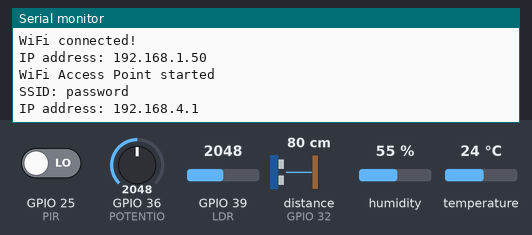
A sketch run on a simulated ESP32. Parts: the last lines printed to the serial monitor. Wiring (inferred from the names in the program): ultrasonic range finder: trigger GPIO 27; echo GPIO 32. The test bench sets the inputs (shaded band); at power-on: distance to the obstacle (sensor on GPIO 32) 80 cm, humidity 55 %, GPIO 36 (POTENTIO) = 2048, GPIO 39 (LDR) = 2048, GPIO 25 (PIR) LOW, temperature 24 °C. The echo pulse lasts 58.3 µs per cm; WiFi joins after 1.5 s; servers stay silent unless stated.

Above: at 2.7 s.
2.8 s: distance to the obstacle (sensor on GPIO 32) set to 2 cm
At 4.5 s:
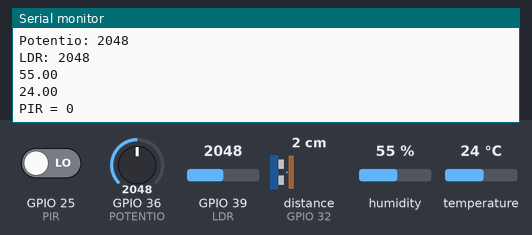
17.2 s: humidity set to 22 %
At 21.08 s:
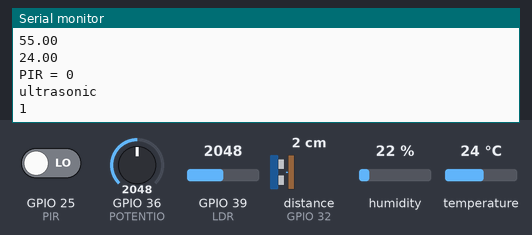
31.6 s: GPIO 36 (POTENTIO) set to 2866
At 39.8 s:
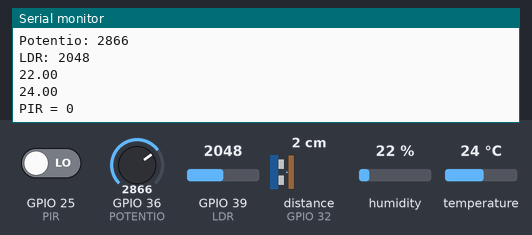
46.0 s: GPIO 39 (LDR) set to 2866
At 55.73 s:
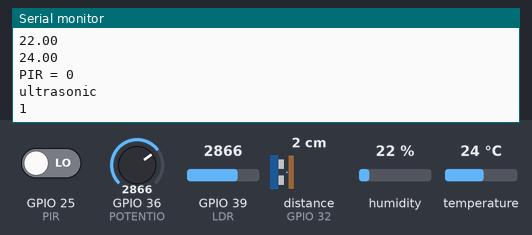
60.4 s: GPIO 25 (PIR) driven HIGH
At 73.9 s:
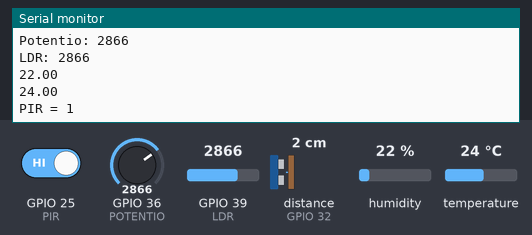
Timing chart, 0 to 75.4 s (numbered marks = the images above; inputs shaded):
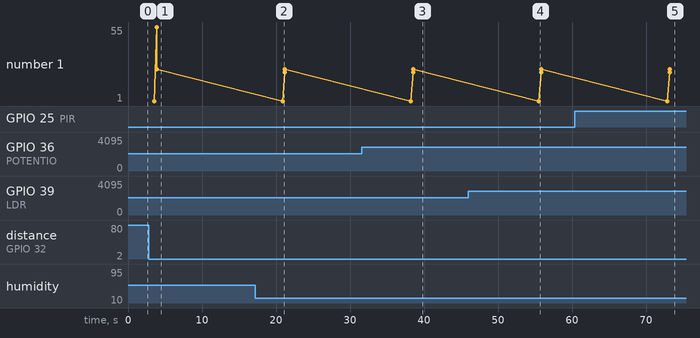

Measured:
- after the input at 2.8 s, the serial monitor: prints a new line after 0.76 s (image 1)
- after the input at 31.6 s, the serial monitor: prints a new line after 6.9 s (image 3)
- after the input at 60.4 s, the serial monitor: prints a new line after 12.8 s (image 5)

The sketch:

INDUSTRIALMACHINESTATEMONITORINGSYSTEM.ino
```cpp
#include "ThingSpeak.h"
#include <WiFi.h>
#include "DHT.h"
// #define WIFI_NAME "testwifi"
// #define WIFI_PASSWORD "00000000"

// Replace with your network credentials
#define TRIGGER 27
#define ECHO 32
#define CHANNEL_ID 3342402
#define API_KEY "ZR0ST5TYV8E07CZA"
#define POTENTIO 36
#define LDR 39
#define DHTPIN 14
#define DHTTYPE DHT11
DHT dht(DHTPIN,DHTTYPE);
#define PIR 25


const char* ssid = "testwifi";
const char* password = "00000000";
const char *ssid1= "password";
const char *password1 = "12345678";

WiFiClient client;


void setup() {
  Serial.begin(9600);

  // Start Wi-Fi in station mode
  WiFi.mode(WIFI_STA);
  WiFi.begin(ssid, password);

  Serial.println("Connecting to WiFi...");

  // Wait for connection
  while (WiFi.status() != WL_CONNECTED) {
    delay(500);
    Serial.print(".");
  }

  // Connected
  Serial.println("");
  Serial.println("WiFi connected!");
  Serial.print("IP address: ");
  Serial.println(WiFi.localIP());


  WiFi.softAP(ssid1, password1);

  Serial.println("WiFi Access Point started");
  Serial.print("SSID: ");
  Serial.println(ssid1);
  Serial.print("IP address: ");
  Serial.println(WiFi.softAPIP());

   ThingSpeak.begin(client);


   pinMode(TRIGGER,OUTPUT);
   pinMode(ECHO,INPUT);
   pinMode(POTENTIO,INPUT);
   pinMode(PIR,INPUT);

   dht.begin();


}

void loop()
{
  // You can add code here to run once Wi-Fi is connected

 delay(2000);
  digitalWrite(TRIGGER,LOW);
   delayMicroseconds(2);
   digitalWrite(TRIGGER,HIGH);
   delayMicroseconds(10);
   digitalWrite(TRIGGER,LOW);
//digitalWrite(ECHO,HIGH);
   int duration=pulseIn(ECHO,HIGH);
   duration=(duration*0.034)/2;
    Serial.println("ultrasonic");
   Serial.println(duration);
   ThingSpeak.setField(1,duration);

   int ret1=ThingSpeak.writeFields(CHANNEL_ID,API_KEY);
   if(ret1==200)
   {
    Serial.println("uploaded successfull");
   }
   else
   {
    Serial.println("error");
   }

   int result=analogRead(POTENTIO);
   ThingSpeak.setField(2,result);
   Serial.print("Potentio: ");
   Serial.println(result);


   int ldresult=analogRead(LDR);
   ThingSpeak.setField(3,ldresult);
   Serial.print("LDR: ");
   Serial.println(ldresult);

   float humidity=dht.readHumidity();
   float temperature=dht.readTemperature();
   ThingSpeak.setField(4,temperature);
   ThingSpeak.setField(5,humidity);

   if(isnan(humidity)||isnan(temperature))
   {
    Serial.println("DHT error");
   }

   Serial.println(humidity);
   Serial.println(temperature);


   int pirresult=digitalRead(PIR);

   ThingSpeak.setField(6,pirresult);
  Serial.print("PIR = ");
  Serial.println(pirresult);


delay(15000);


}
```
